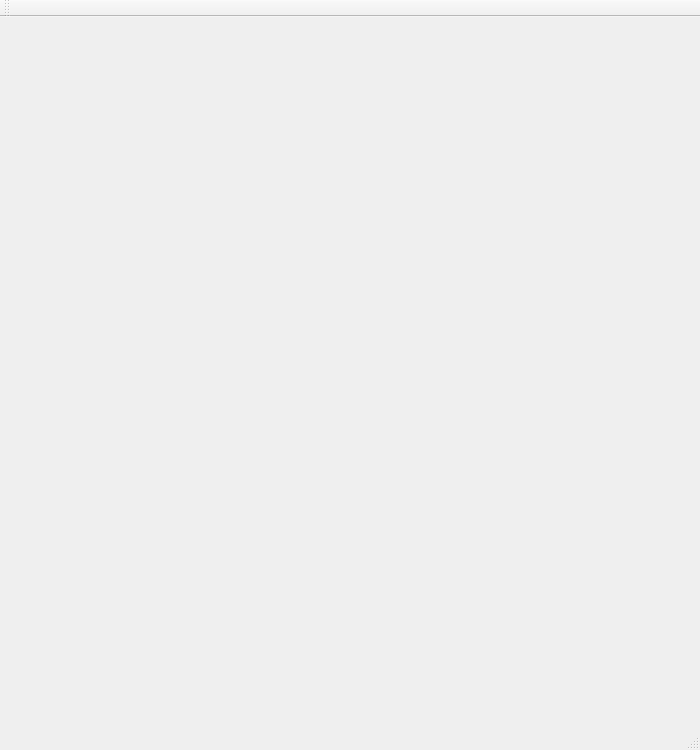
<?xml version="1.0" encoding="UTF-8"?>
<ui version="4.0">
 <class>VisionView</class>
 <widget class="QMainWindow" name="VisionView">
  <property name="geometry">
   <rect>
    <x>0</x>
    <y>0</y>
    <width>700</width>
    <height>750</height>
   </rect>
  </property>
  <property name="windowTitle">
   <string>VisionView</string>
  </property>
  <widget class="QWidget" name="centralWidget">
   <widget class="QLabel" name="label_Img">
    <property name="geometry">
     <rect>
      <x>10</x>
      <y>10</y>
      <width>500</width>
      <height>500</height>
     </rect>
    </property>
    <property name="text">
     <string/>
    </property>
   </widget>
  </widget>
  <widget class="QMenuBar" name="menuBar">
   <property name="geometry">
    <rect>
     <x>0</x>
     <y>0</y>
     <width>700</width>
     <height>26</height>
    </rect>
   </property>
  </widget>
  <widget class="QToolBar" name="mainToolBar">
   <attribute name="toolBarArea">
    <enum>TopToolBarArea</enum>
   </attribute>
   <attribute name="toolBarBreak">
    <bool>false</bool>
   </attribute>
  </widget>
  <widget class="QStatusBar" name="statusBar"/>
 </widget>
 <layoutdefault spacing="6" margin="11"/>
 <resources/>
 <connections/>
</ui>
